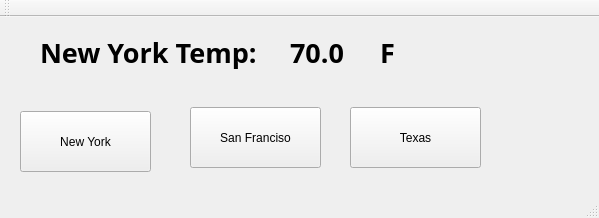
<?xml version="1.0" encoding="UTF-8"?>
<ui version="4.0">
 <class>MainWindow</class>
 <widget class="QMainWindow" name="MainWindow">
  <property name="geometry">
   <rect>
    <x>0</x>
    <y>0</y>
    <width>599</width>
    <height>218</height>
   </rect>
  </property>
  <property name="windowTitle">
   <string>Temperature Widget</string>
  </property>
  <property name="autoFillBackground">
   <bool>true</bool>
  </property>
  <widget class="QWidget" name="centralWidget">
   <widget class="QLabel" name="label">
    <property name="geometry">
     <rect>
      <x>380</x>
      <y>0</y>
      <width>81</width>
      <height>71</height>
     </rect>
    </property>
    <property name="font">
     <font>
      <family>Tlwg Typist</family>
      <pointsize>20</pointsize>
      <weight>75</weight>
      <bold>true</bold>
     </font>
    </property>
    <property name="text">
     <string>F</string>
    </property>
   </widget>
   <widget class="QLabel" name="label_2">
    <property name="geometry">
     <rect>
      <x>290</x>
      <y>0</y>
      <width>71</width>
      <height>71</height>
     </rect>
    </property>
    <property name="font">
     <font>
      <family>Tlwg Typist</family>
      <pointsize>20</pointsize>
      <weight>75</weight>
      <bold>true</bold>
     </font>
    </property>
    <property name="text">
     <string>70.0</string>
    </property>
   </widget>
   <widget class="QLabel" name="label_3">
    <property name="geometry">
     <rect>
      <x>40</x>
      <y>0</y>
      <width>231</width>
      <height>71</height>
     </rect>
    </property>
    <property name="font">
     <font>
      <family>Tlwg Typist</family>
      <pointsize>20</pointsize>
      <weight>75</weight>
      <bold>true</bold>
     </font>
    </property>
    <property name="text">
     <string>New York Temp:</string>
    </property>
   </widget>
   <widget class="QPushButton" name="pushButton">
    <property name="geometry">
     <rect>
      <x>20</x>
      <y>94</y>
      <width>131</width>
      <height>61</height>
     </rect>
    </property>
    <property name="text">
     <string>New York</string>
    </property>
   </widget>
   <widget class="QPushButton" name="pushButton_2">
    <property name="geometry">
     <rect>
      <x>190</x>
      <y>90</y>
      <width>131</width>
      <height>61</height>
     </rect>
    </property>
    <property name="text">
     <string>San Franciso</string>
    </property>
   </widget>
   <widget class="QPushButton" name="pushButton_3">
    <property name="geometry">
     <rect>
      <x>350</x>
      <y>90</y>
      <width>131</width>
      <height>61</height>
     </rect>
    </property>
    <property name="text">
     <string>Texas</string>
    </property>
   </widget>
  </widget>
  <widget class="QMenuBar" name="menuBar">
   <property name="geometry">
    <rect>
     <x>0</x>
     <y>0</y>
     <width>599</width>
     <height>22</height>
    </rect>
   </property>
  </widget>
  <widget class="QToolBar" name="mainToolBar">
   <attribute name="toolBarArea">
    <enum>TopToolBarArea</enum>
   </attribute>
   <attribute name="toolBarBreak">
    <bool>false</bool>
   </attribute>
  </widget>
  <widget class="QStatusBar" name="statusBar"/>
 </widget>
 <layoutdefault spacing="6" margin="11"/>
 <resources/>
 <connections/>
</ui>
